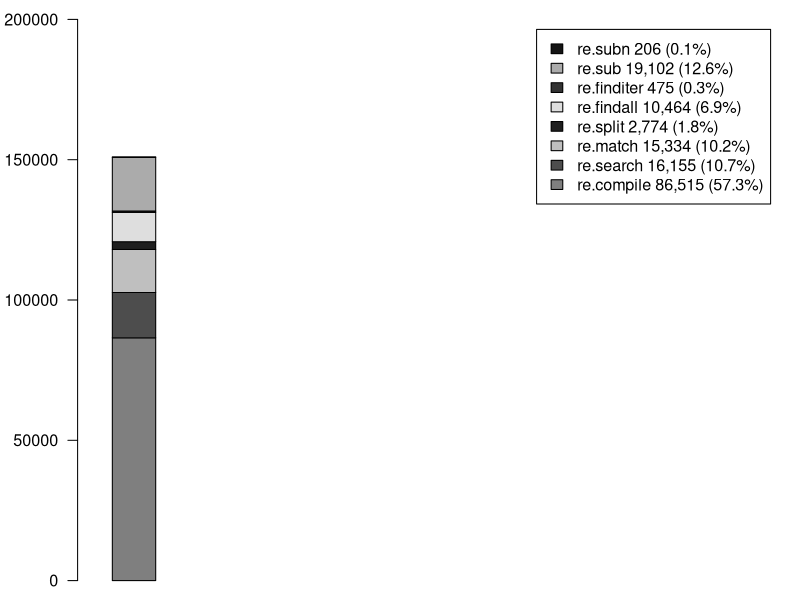
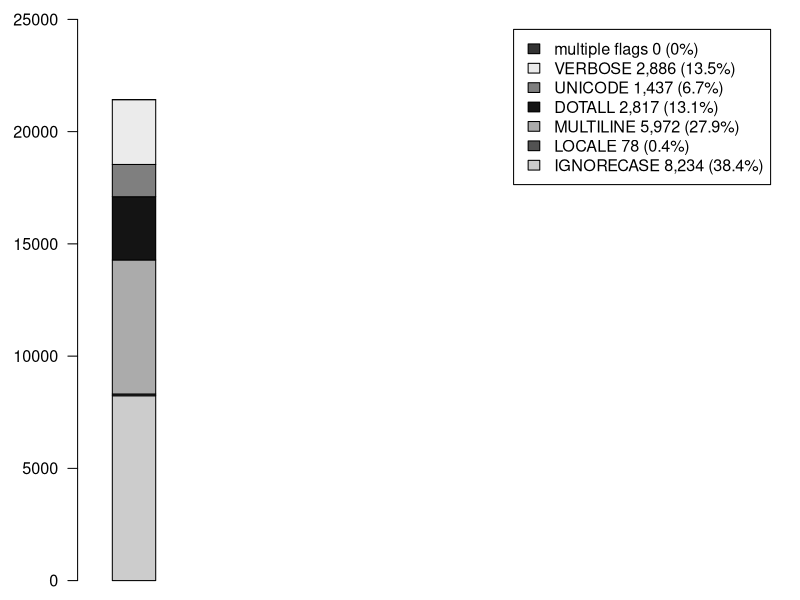
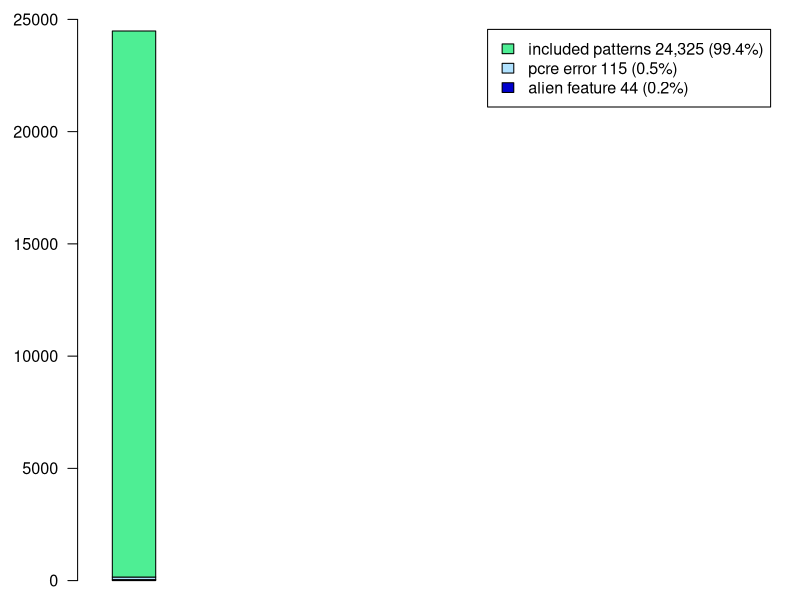

Write the R code that produced these figures, in order.

setEPS()
postscript("/Users/carlchapman/Documents/SoftwareProjects/tour_de_source/analysis/analysis_output/partFunctions.eps",width=5,height=2.1)
par(mar=c(1,4,1,1), cex=0.97)
M_partFunctions = matrix(c(86515,16155,15334,2774,10464,475,19102,206),ncol=1,byrow=T)
rownames(M_partFunctions)=c("re.compile 86,515 (57.3%)","re.search 16,155 (10.7%)","re.match 15,334 (10.2%)","re.split 2,774 (1.8%)","re.findall 10,464 (6.9%)","re.finditer 475 (0.3%)","re.sub 19,102 (12.6%)","re.subn 206 (0.1%)")
barplot(M_partFunctions,legend=rownames(M_partFunctions),col=c("gray50","gray30","gray75","gray12","gray87","gray20","gray67","gray8"),xlim=c(0,9),width=0.6,ylim = range(pretty(c(0, 151025))),las=1)
dev.off()
setEPS()
postscript("/Users/carlchapman/Documents/SoftwareProjects/tour_de_source/analysis/analysis_output/partFlags.eps",width=5,height=2.1)
par(mar=c(1,4,1,1), cex=0.97)
M_partFlags = matrix(c(8234,78,5972,2817,1437,2886,0),ncol=1,byrow=T)
rownames(M_partFlags)=c("IGNORECASE 8,234 (38.4%)","LOCALE 78 (0.4%)","MULTILINE 5,972 (27.9%)","DOTALL 2,817 (13.1%)","UNICODE 1,437 (6.7%)","VERBOSE 2,886 (13.5%)","multiple flags 0 (0%)")
barplot(M_partFlags,legend=rownames(M_partFlags),col=c("gray80","gray32","gray67","gray8","gray50","gray92","grey20"),xlim=c(0,9),width=0.6,ylim = range(pretty(c(0, 21424))),las=1)
dev.off()

setEPS()
postscript("/Users/carlchapman/Documents/SoftwareProjects/tour_de_source/analysis/analysis_output/patternFiltering.eps",width=3.5,height=2)
par(mar=c(1,4,1,1), cex=0.97)
M_patternFiltering = matrix(c(44,115,24325),ncol=1,byrow=T)
rownames(M_patternFiltering)=c("alien feature 44 (0.2%)","pcre error 115 (0.5%)","included patterns 24,325 (99.4%)")
barplot(M_patternFiltering,legend=rownames(M_patternFiltering),col=c("mediumblue","lightskyblue1","seagreen2"),xlim=c(0,9),width=0.6,ylim = range(pretty(c(0, 24484))),las=1)
dev.off()
